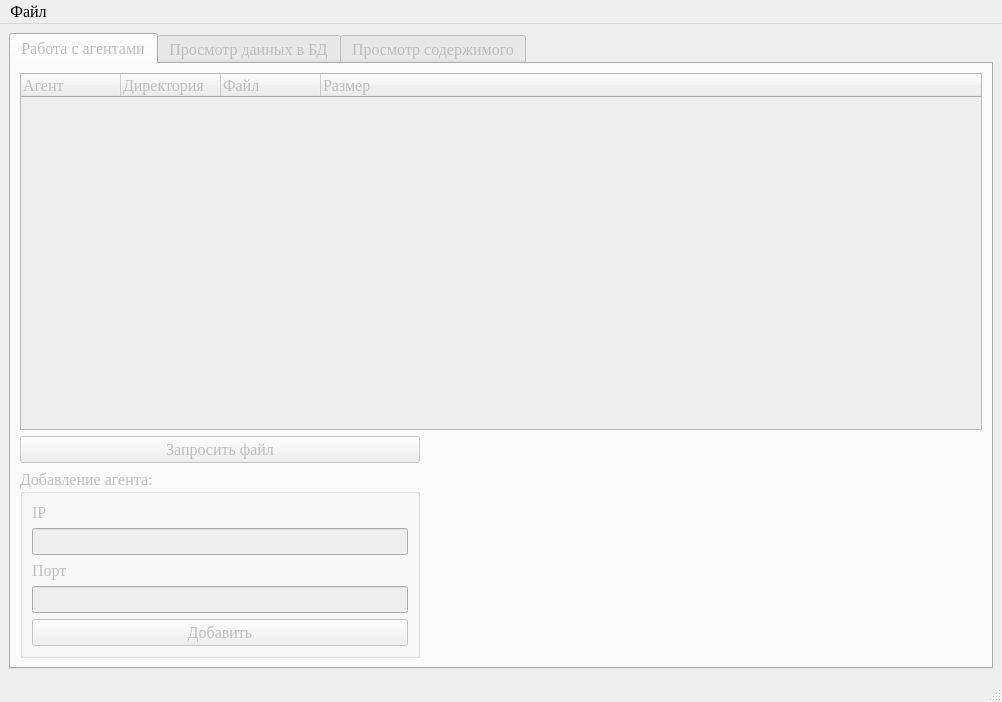
<?xml version="1.0" encoding="UTF-8"?>
<ui version="4.0">
 <class>MainWindow</class>
 <widget class="QMainWindow" name="MainWindow">
  <property name="geometry">
   <rect>
    <x>0</x>
    <y>0</y>
    <width>1002</width>
    <height>702</height>
   </rect>
  </property>
  <property name="font">
   <font>
    <family>Times New Roman</family>
    <pointsize>12</pointsize>
   </font>
  </property>
  <property name="windowTitle">
   <string>MainWindow</string>
  </property>
  <widget class="QWidget" name="centralwidget">
   <layout class="QGridLayout" name="gridLayout">
    <item row="0" column="0">
     <widget class="QTabWidget" name="tabWidget">
      <property name="enabled">
       <bool>false</bool>
      </property>
      <property name="currentIndex">
       <number>0</number>
      </property>
      <widget class="QWidget" name="tab">
       <attribute name="title">
        <string>Работа с агентами</string>
       </attribute>
       <layout class="QGridLayout" name="gridLayout_2">
        <item row="1" column="0">
         <widget class="QPushButton" name="pushButton_2">
          <property name="text">
           <string>Запросить файл</string>
          </property>
         </widget>
        </item>
        <item row="4" column="0">
         <widget class="QGroupBox" name="groupBox">
          <property name="maximumSize">
           <size>
            <width>400</width>
            <height>16777215</height>
           </size>
          </property>
          <property name="title">
           <string>Добавление агента:</string>
          </property>
          <layout class="QVBoxLayout" name="verticalLayout">
           <item>
            <widget class="QLabel" name="label">
             <property name="maximumSize">
              <size>
               <width>16777215</width>
               <height>27</height>
              </size>
             </property>
             <property name="text">
              <string>IP</string>
             </property>
            </widget>
           </item>
           <item>
            <widget class="QLineEdit" name="lineEdit"/>
           </item>
           <item>
            <widget class="QLabel" name="label_2">
             <property name="maximumSize">
              <size>
               <width>16777215</width>
               <height>27</height>
              </size>
             </property>
             <property name="text">
              <string>Порт</string>
             </property>
            </widget>
           </item>
           <item>
            <widget class="QLineEdit" name="lineEdit_2"/>
           </item>
           <item>
            <widget class="QPushButton" name="pushButton">
             <property name="text">
              <string>Добавить</string>
             </property>
            </widget>
           </item>
          </layout>
         </widget>
        </item>
        <item row="0" column="0" colspan="2">
         <widget class="QTreeWidget" name="treeWidget">
          <property name="editTriggers">
           <set>QAbstractItemView::NoEditTriggers</set>
          </property>
          <column>
           <property name="text">
            <string>Агент</string>
           </property>
          </column>
          <column>
           <property name="text">
            <string>Директория</string>
           </property>
          </column>
          <column>
           <property name="text">
            <string>Файл</string>
           </property>
          </column>
          <column>
           <property name="text">
            <string>Размер</string>
           </property>
          </column>
         </widget>
        </item>
       </layout>
      </widget>
      <widget class="QWidget" name="tab_2">
       <attribute name="title">
        <string>Просмотр данных в БД</string>
       </attribute>
       <layout class="QGridLayout" name="gridLayout_3">
        <item row="2" column="1">
         <widget class="QPushButton" name="pushButton_4">
          <property name="text">
           <string>Сбросить</string>
          </property>
         </widget>
        </item>
        <item row="1" column="0" colspan="2">
         <widget class="QGroupBox" name="groupBox_3">
          <property name="title">
           <string>Фильтрация:</string>
          </property>
          <layout class="QHBoxLayout" name="horizontalLayout">
           <item>
            <widget class="QGroupBox" name="groupBox_4">
             <property name="maximumSize">
              <size>
               <width>210</width>
               <height>16777215</height>
              </size>
             </property>
             <property name="title">
              <string>По агенту:</string>
             </property>
             <layout class="QHBoxLayout" name="horizontalLayout_2">
              <item>
               <widget class="QCheckBox" name="checkBox">
                <property name="text">
                 <string/>
                </property>
               </widget>
              </item>
              <item>
               <widget class="QLineEdit" name="lineEdit_5">
                <property name="maximumSize">
                 <size>
                  <width>200</width>
                  <height>16777215</height>
                 </size>
                </property>
               </widget>
              </item>
             </layout>
            </widget>
           </item>
           <item>
            <widget class="QGroupBox" name="groupBox_5">
             <property name="maximumSize">
              <size>
               <width>350</width>
               <height>16777215</height>
              </size>
             </property>
             <property name="title">
              <string>По названию файла</string>
             </property>
             <layout class="QHBoxLayout" name="horizontalLayout_3">
              <item>
               <widget class="QCheckBox" name="checkBox_2">
                <property name="text">
                 <string/>
                </property>
               </widget>
              </item>
              <item>
               <widget class="QLineEdit" name="lineEdit_6"/>
              </item>
             </layout>
            </widget>
           </item>
          </layout>
         </widget>
        </item>
        <item row="2" column="0">
         <widget class="QPushButton" name="pushButton_3">
          <property name="text">
           <string>Отобразить</string>
          </property>
         </widget>
        </item>
        <item row="0" column="0" colspan="2">
         <widget class="QTableWidget" name="tableWidget">
          <property name="editTriggers">
           <set>QAbstractItemView::NoEditTriggers</set>
          </property>
          <property name="selectionMode">
           <enum>QAbstractItemView::MultiSelection</enum>
          </property>
          <property name="selectionBehavior">
           <enum>QAbstractItemView::SelectRows</enum>
          </property>
         </widget>
        </item>
       </layout>
      </widget>
      <widget class="QWidget" name="tab_3">
       <attribute name="title">
        <string>Просмотр содержимого</string>
       </attribute>
       <layout class="QGridLayout" name="gridLayout_4">
        <item row="1" column="0" colspan="2">
         <widget class="QListWidget" name="listWidget"/>
        </item>
        <item row="2" column="0">
         <widget class="QPushButton" name="pushButton_8">
          <property name="maximumSize">
           <size>
            <width>250</width>
            <height>16777215</height>
           </size>
          </property>
          <property name="text">
           <string>Предыдущий блок</string>
          </property>
         </widget>
        </item>
        <item row="3" column="0">
         <widget class="QLineEdit" name="lineEdit_3">
          <property name="maximumSize">
           <size>
            <width>250</width>
            <height>16777215</height>
           </size>
          </property>
          <property name="maxLength">
           <number>2</number>
          </property>
         </widget>
        </item>
        <item row="0" column="0" colspan="2">
         <widget class="QLabel" name="label_6">
          <property name="text">
           <string>Имя просматриваемого файла: </string>
          </property>
         </widget>
        </item>
        <item row="2" column="1">
         <widget class="QPushButton" name="pushButton_7">
          <property name="maximumSize">
           <size>
            <width>250</width>
            <height>16777215</height>
           </size>
          </property>
          <property name="text">
           <string>Следующий блок</string>
          </property>
         </widget>
        </item>
        <item row="3" column="1">
         <widget class="QPushButton" name="pushButton_5">
          <property name="maximumSize">
           <size>
            <width>250</width>
            <height>16777215</height>
           </size>
          </property>
          <property name="text">
           <string>Частота появления байта</string>
          </property>
         </widget>
        </item>
        <item row="4" column="0" colspan="2">
         <widget class="QPushButton" name="pushButton_6">
          <property name="text">
           <string>Вывести в отчёт</string>
          </property>
         </widget>
        </item>
       </layout>
      </widget>
     </widget>
    </item>
   </layout>
  </widget>
  <widget class="QMenuBar" name="menubar">
   <property name="geometry">
    <rect>
     <x>0</x>
     <y>0</y>
     <width>1002</width>
     <height>26</height>
    </rect>
   </property>
   <widget class="QMenu" name="menu">
    <property name="title">
     <string>Файл</string>
    </property>
    <addaction name="action"/>
    <addaction name="action_2"/>
   </widget>
   <addaction name="menu"/>
  </widget>
  <widget class="QStatusBar" name="statusbar"/>
  <action name="action">
   <property name="text">
    <string>Открыть базу данных</string>
   </property>
   <property name="shortcut">
    <string>Ctrl+O</string>
   </property>
  </action>
  <action name="action_2">
   <property name="text">
    <string>Создать базу данных</string>
   </property>
   <property name="shortcut">
    <string>Ctrl+N</string>
   </property>
  </action>
 </widget>
 <resources/>
 <connections/>
</ui>
